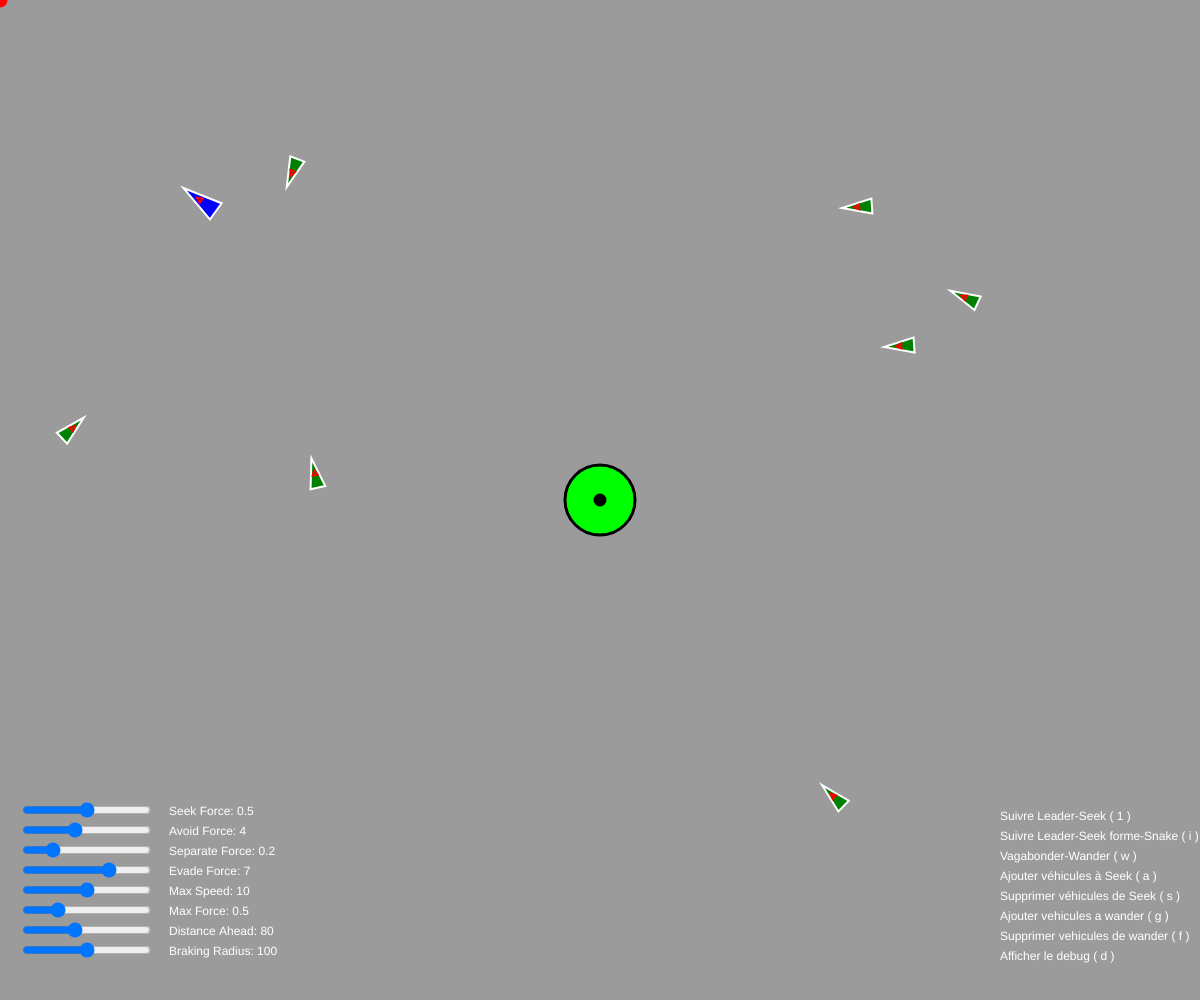
Frame 1 (no input)
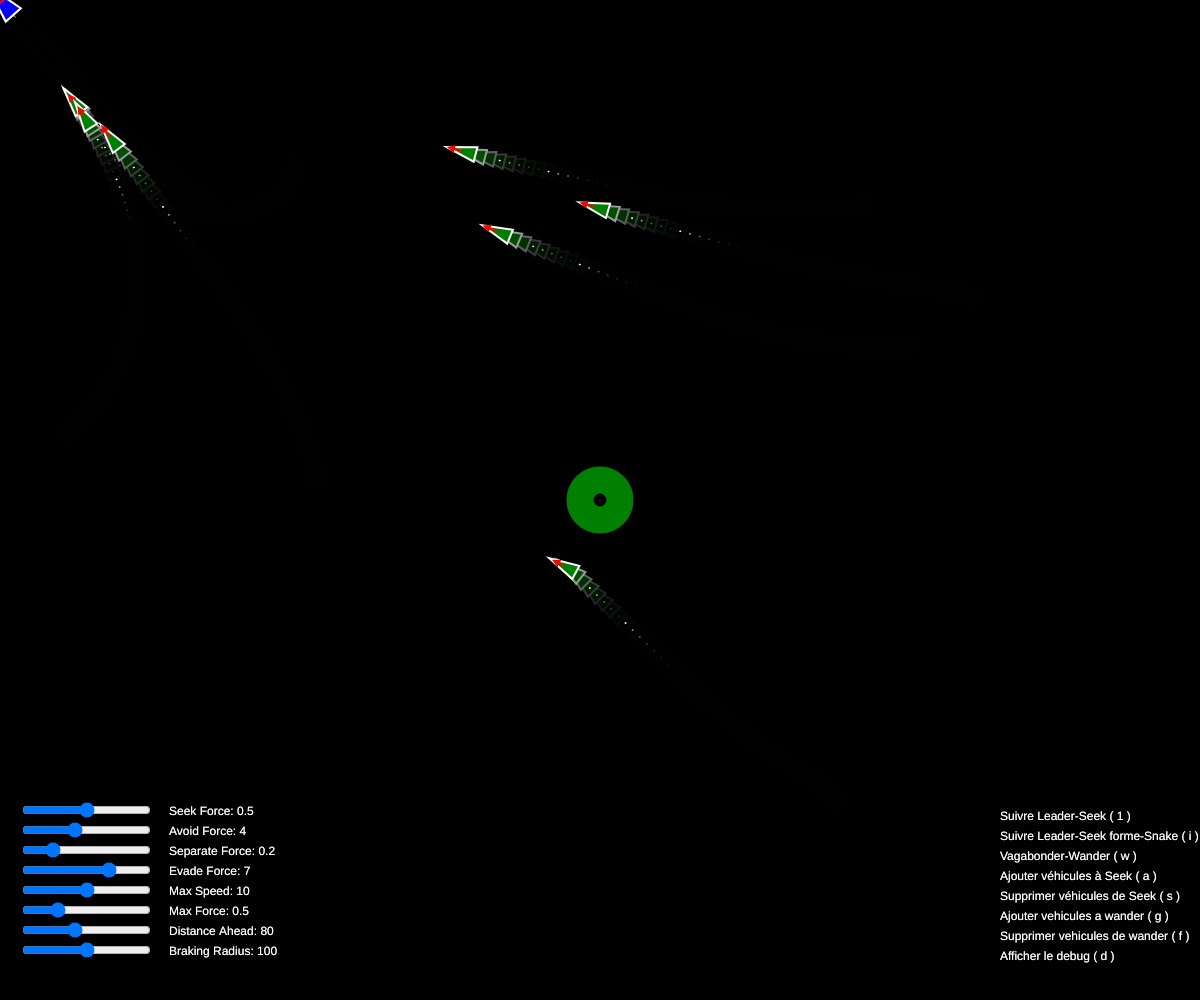
Frame 60 (no input)
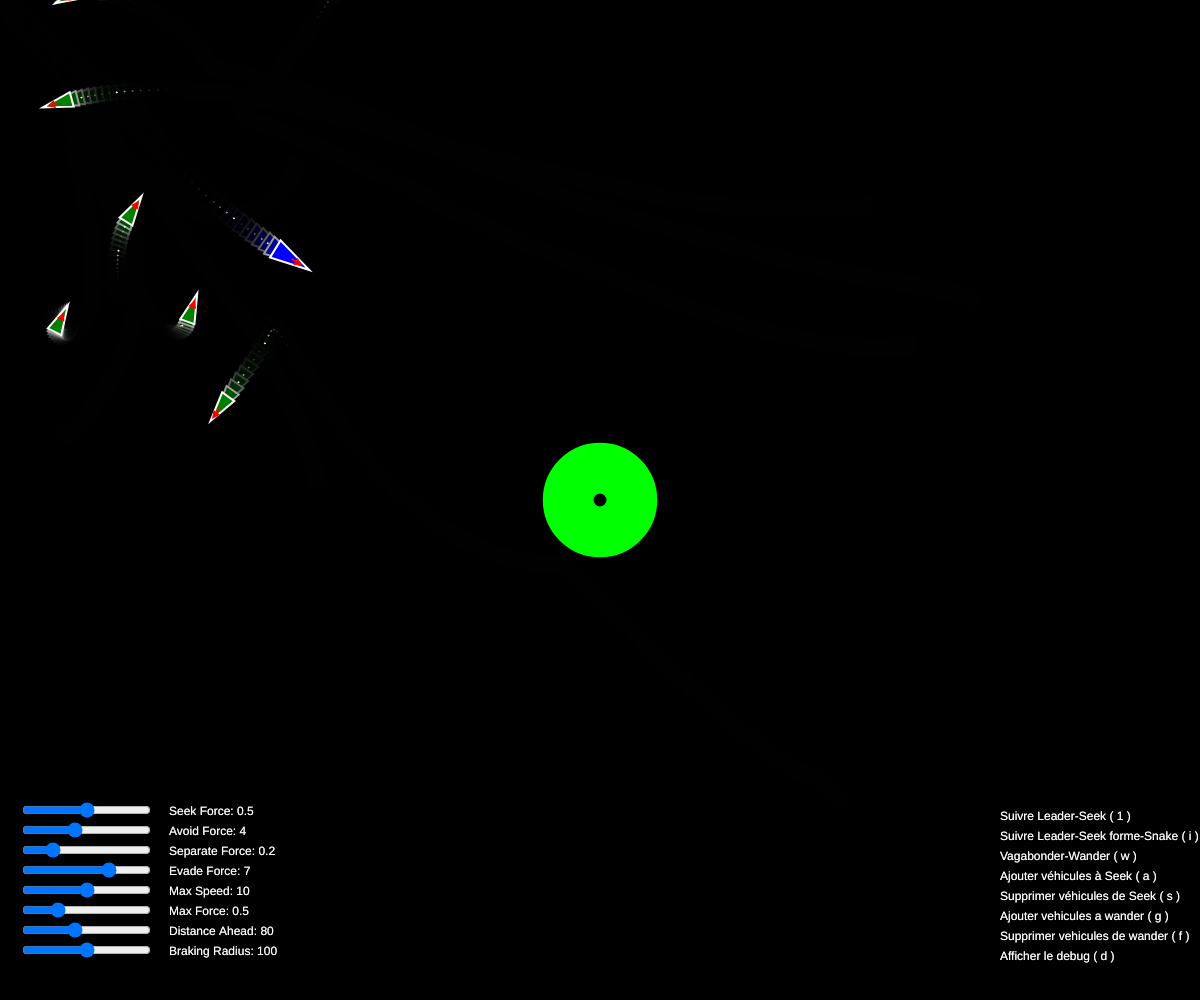
Frame 120 (the mouse pressed at the canvas centre since frame 60)

The p5.js sketch that drew these frames (run headless with seeded random() and noise() and a simulated clock; from frame 60 on, the mouse is pressed at the canvas centre):

// p5.js sketch
// ── sketch.js
let target;
let comportement = "suivreLeader";

//Initialiser les variables
let vehicules = [];
let obstacles = [];
let vehiculeChef;

//vehiculeWander: le vehicule qui vagabonde
let vehiculeWander = [];

//tester wander
let wander = false;

//Les sliders
let seekForceSlider, avoidForceSlider, separateForceSlider, evadeForceSlider;
let maxSpeedSlider, maxForceSlider, distanceAheadSlider, rayonZoneDeFreinageSlider;

function setup() {
    //Initialiser le canvas
    createCanvas(windowWidth, windowHeight);

    //Creer le vehicule chef
    vehiculeChef = new Vehicle(200, 200, "blue", 20);
    for (let i = 0; i < 7; i++) {
        let v = new Vehicle(random(width), random(height), "green");
        vehicules.push(v);
    }

    for (let i = 0; i < 7; i++) {
        let v = new Vehicle(random(width), random(height), "yellow");
        vehiculeWander.push(v);
    }

    obstacles.push(new Obstacle(width / 2, height / 2, 35));

    // Création des sliders
    seekSlider = createSlider(0, 1, 0.5, 0.01);
    seekSlider.position(20, windowHeight - 200);

    avoidSlider = createSlider(0, 10, 4, 0.1);
    avoidSlider.position(20, windowHeight - 180);

    separateSlider = createSlider(0, 1, 0.2, 0.01);
    separateSlider.position(20, windowHeight - 160);

    evadeSlider = createSlider(0, 10, 7, 0.1);
    evadeSlider.position(20, windowHeight - 140);

    maxSpeedSlider = createSlider(0, 20, 10, 0.1);
    maxSpeedSlider.position(20, windowHeight - 120);

    maxForceSlider = createSlider(0, 2, 0.5, 0.01);
    maxForceSlider.position(20, windowHeight - 100);

    distanceAheadSlider = createSlider(0, 200, 80, 1);
    distanceAheadSlider.position(20, windowHeight - 80);

    rayonZoneDeFreinageSlider = createSlider(0, 200, 100, 1);
    rayonZoneDeFreinageSlider.position(20, windowHeight - 60);
}

//Fonction draw qui dessine les vehicules et les obstacles
//Dessiner les formes
function draw() {
    background(0, 0, 0, 100);

    target = createVector(mouseX, mouseY);



    //la souris avec 15px de rayon
    fill(255, 0, 0);
    noStroke();
    circle(target.x, target.y, 15);

    //Obstacles
    obstacles.forEach(o => {
        o.show();
    })

    //Les sliders
    fill(255);
    //fill("black");
    noStroke();
    text(`Seek Force: ${seekSlider.value()}`, seekSlider.x * 2 + seekSlider.width, seekSlider.y + 15);
    text(`Avoid Force: ${avoidSlider.value()}`, avoidSlider.x * 2 + avoidSlider.width, avoidSlider.y + 15);
    text(`Separate Force: ${separateSlider.value()}`, separateSlider.x * 2 + separateSlider.width, separateSlider.y + 15);
    text(`Evade Force: ${evadeSlider.value()}`, evadeSlider.x * 2 + evadeSlider.width, evadeSlider.y + 15);
    text(`Max Speed: ${maxSpeedSlider.value()}`, maxSpeedSlider.x * 2 + maxSpeedSlider.width, maxSpeedSlider.y + 15);
    text(`Max Force: ${maxForceSlider.value()}`, maxForceSlider.x * 2 + maxForceSlider.width, maxForceSlider.y + 15);
    text(`Distance Ahead: ${distanceAheadSlider.value()}`, distanceAheadSlider.x * 2 + distanceAheadSlider.width, distanceAheadSlider.y + 15);
    text(`Braking Radius: ${rayonZoneDeFreinageSlider.value()}`, rayonZoneDeFreinageSlider.x * 2 + rayonZoneDeFreinageSlider.width, rayonZoneDeFreinageSlider.y + 15);

    //texte pour les commande utilisées
    // Positionnement du texte pour les différentes commandes en bas à droite de l'écran
    text("Suivre Leader-Seek ( 1 )", windowWidth - 200, windowHeight - 180);
    text("Suivre Leader-Seek forme-Snake ( i )", windowWidth - 200, windowHeight - 160);
    text("Vagabonder-Wander ( w )", windowWidth - 200, windowHeight - 140);
    text("Ajouter véhicules à Seek ( a )", windowWidth - 200, windowHeight - 120);
    text("Supprimer véhicules de Seek ( s )", windowWidth - 200, windowHeight - 100);
    text("Ajouter vehicules a wander ( g )", windowWidth - 200, windowHeight - 80);
    text("Supprimer vehicules de wander ( f )", windowWidth - 200, windowHeight-60);
    text("Afficher le debug ( d )", windowWidth - 200, windowHeight-40);


    //Comportements appliqués aux véhicules
    switch (comportement) {
        case "suivreLeader":
            vehiculeChef.applyBehaviors(target, obstacles, vehicules);
            vehiculeChef.arrive(target);
            let force = vehiculeChef.seek1(target, true);
            force.mult(vehiculeChef.seekForce);
            vehiculeChef.applyForce(force);

            vehiculeChef.update();
            vehiculeChef.show();
            vehiculeChef.edges();

            vehicules.forEach(v => {
                v.arrive(vehiculeChef.pointBehind());

                v.applyBehaviors(vehiculeChef.pointBehind(), obstacles, vehicules);

                v.applyEvade(vehiculeChef);

                v.update();
                v.show();
                v.edges();
            })

            if (wander) {
                wanderBehavior();
            }
            break;
        case "suivreLeader_Snake":
            vehiculeChef.applyBehaviors(target, obstacles, vehicules);
            vehiculeChef.arrive(target);
            vehiculeChef.update();
            vehiculeChef.show();
            vehiculeChef.edges();

            vehicules.forEach((v, index) => {
                if (index == 0) {
                    v.arrive(vehiculeChef.pointBehind());
                } else {
                    let vehiculePrecedent = vehicules[index - 1];
                    v.arrive(vehiculePrecedent.position, 40);
                }
                v.applyBehaviors(vehiculeChef.pointBehind(), obstacles, vehicules);

                v.applyEvade(vehiculeChef);

                v.update();
                v.show();
                v.edges();
            })
            if (wander) {
                wanderBehavior();
            }
            break;

        default:
            break;

    }


}

//Function pour Modifier les sliders
function updateSliders() {
    Vehicle.seekForce = seekSlider.value();
    Vehicle.avoidForce = avoidSlider.value();
    Vehicle.separateForce = separateSlider.value();
    Vehicle.evadeForce = evadeSlider.value();
    Vehicle.maxSpeed = maxSpeedSlider.value();
    Vehicle.maxForce = maxForceSlider.value();
    Vehicle.distanceAhead = distanceAheadSlider.value();
    Vehicle.rayonZoneDeFreinage = rayonZoneDeFreinageSlider.value();
}

//comportement wander
function wanderBehavior() {
    vehiculeWander.forEach(v => {
        v.show();
        v.update();
        v.wander();
        v.applyBehaviors(vehiculeChef, obstacles, vehicules);
        v.boundaries();
    });
}

//Click sur la souris pour ajouter des obstacles
function mousePressed() {
    // TODO : ajouter un obstacle de taille aléatoire à la position de la souris
    obstacles.push(new Obstacle(mouseX, mouseY, random(10, 70)));

}

//Commandes
function keyPressed() {
    switch (key) {
        case "1":
            comportement = "suivreLeader";
            break;
        case "i":
            comportement = "suivreLeader_Snake";
            break;
        case "w":
            wander = !wander;
            break;
        case "a":
            // TODO : ajouter 4 véhicules
            for (let i = 0; i < 4; i++) {
                vehicules.push(new Vehicle(random(width), random(height), "green"));
            }
            break;
        case "s":
            // TODO : Supprimer 4 véhicules
            for (let i = 0; i < 4; i++) {
                vehicules.pop();
            }
            break;
        case "g":
            // TODO : ajouter 4 véhicules
            for (let i = 0; i < 4; i++) {
                vehiculeWander.push(new Vehicle(random(width), random(height), "green"));
            }
            break;
        case "f":
            // TODO : Supprimer 4 véhicules
            for (let i = 0; i < 4; i++) {
                vehiculeWander.pop();
            }
            break;
        case "d":
            Vehicle.debug = !Vehicle.debug;
            break;
        default:
            break;
    }


}
// ── obstacle.js
class Obstacle {
    constructor(x, y, r) {
      this.position = createVector(x, y);
      this.r = r;
      this.color = color(0, 255, 0);
    }
  
    show() {
      push();
      fill(this.color);
      stroke(0)
      strokeWeight(3);
      ellipse(this.position.x, this.position.y, this.r * 2);
      fill(0);
      ellipse(this.position.x, this.position.y, 10);
      pop();
    }
  }
// ── vehicle.js

//Definir la classe Vehicle
class Vehicle {
    //Pour le debug
    static debug = false;
    //Constructeur
    constructor(x, y, color = "white", taille = 15) {
        //Position du véhicule
        this.position = createVector(x, y);
        //Vitesse du véhicule
        this.velocity = createVector(0, 0);
        //Acceleration du véhicule
        this.acceleration = createVector(0, 0);
        //Vitesse maximale
        this.maxSpeed = 10;
        //Force maximale
        this.maxForce = 0.5;
        //Couleur
        this.color = color;
        //Duree de vie
        this.lifespan = 5;


        this.r_pourDessin = taille;
        // rayon du véhicule pour l'évitement
        this.r = this.r_pourDessin * 3;

        // Pour évitement d'obstacle
        this.largeurZoneEvitementDevantVaisseau = this.r;
        this.rayonZoneDeFreinage = 100;
        //this.zoneEvitement = 200;
        this.distanceAhead = 80;

        // chemin derrière vaisseaux
        this.path = [];
        this.pathMaxLength = 10;

        //Les Forces de base
        this.seekForce = 0.5;
        this.avoidForce = 4;
        this.separateForce = 0.2;
        this.evadeForce = 7;

        //distance du bordering
        this.distanceBorder = 100;
    }

    //===================================================================================================
    //Point ahead et point behind 
    pointAhead() {
        let ahead = this.velocity.copy();
        ahead.normalize();
        ahead.mult(this.distanceAhead);
        let pointAuBoutDeAhead = p5.Vector.add(this.position, ahead);
        //Pour le debug, afficher le cercle autour du point ahead
        if (Vehicle.debug) {
            stroke(255);
            noFill();
            circle(pointAuBoutDeAhead.x, pointAuBoutDeAhead.y, this.largeurZoneEvitementDevantVaisseau * 3);
        }
        return pointAuBoutDeAhead;
    }
    pointBehind() {
        let behind = this.velocity.copy();
        behind.normalize();
        behind.mult(-this.distanceAhead);
        let pointDerriere = p5.Vector.add(this.position, behind);
        if (Vehicle.debug) {
            stroke(255);
            fill("pink"); // Utilisation de la couleur rose
            circle(pointDerriere.x, pointDerriere.y, 10);
        }
        return pointDerriere;
    }

    //===================================================================================================
    //Methode applyBehaviors qui applique les comportements seek, avoid et separate
    applyBehaviors(target, obstacles, vehicles) {
        // Application du comportement seek
        //let seekForce = this.seek(target, true); // Le true indique l'arrêt à l'arrivée
        let avoidForce = this.avoid(obstacles);
        let separateForce = this.separate(vehicles);

        // Multiplication de la force par un coefficient
        //seekForce.mult(this.seekForce); // Utilisation du coefficient pour le comportement seek
        avoidForce.mult(this.avoidForce);
        separateForce.mult(this.separateForce);

        // Application de la force
        //this.applyForce(seekForce); // Applique le comportement seek
        this.applyForce(avoidForce);
        this.applyForce(separateForce);
    }

    //Methode applyForce qui applique une force
    applyForce(force) {
        this.acceleration.add(force);
    }

    //Methode avoid qui permet d'éviter les obstacles
    avoid(obstacles) {
        // calcul d'un vecteur ahead devant le véhicule
        // il regarde par exemple 50 frames devant lui
        let ahead = this.velocity.copy();
        ahead.mult(this.distanceAhead);
        // on l'ajoute à la position du véhicule
        let pointAuBoutDeAhead = p5.Vector.add(this.position, ahead);

        // Calcule de ahead2, deux fois plus petit que le premier
        let ahead2 = ahead.copy();
        ahead2.mult(0.5);
        let pointAuBoutDeAhead2 = p5.Vector.add(this.position, ahead2);
        if (Vehicle.debug) {
            this.drawVector(this.position, ahead2, color("lightblue"));
            fill("orange");
            noStroke();
            circle(pointAuBoutDeAhead2.x, pointAuBoutDeAhead2.y, this.r / 3);
        }
        // Detection de l'obstacle le plus proche
        let obstacleLePlusProche = this.getObstacleLePlusProche(obstacles);

        // Si pas d'obstacle, on renvoie un vecteur nul
        if (obstacleLePlusProche == undefined) {
            return createVector(0, 0);
        }

        // On calcule la distance entre le centre du cercle de l'obstacle 
        // et le bout du vecteur ahead
        let distance = obstacleLePlusProche.position.dist(pointAuBoutDeAhead);
        // et pour ahead2
        let distance2 = obstacleLePlusProche.position.dist(pointAuBoutDeAhead2);
        // et pour la position du vaiseau
        let distance3 = obstacleLePlusProche.position.dist(this.position);

        let plusPetiteDistance = min(distance, distance2);
        plusPetiteDistance = min(plusPetiteDistance, distance3);

        let pointLePlusProcheDeObstacle = undefined;
        let alerteRougeVaisseauDansObstacle = false;

        if (distance == plusPetiteDistance) {
            pointLePlusProcheDeObstacle = pointAuBoutDeAhead;
        } else if (distance2 == plusPetiteDistance) {
            pointLePlusProcheDeObstacle = pointAuBoutDeAhead2;
        } else if (distance3 == plusPetiteDistance) {
            pointLePlusProcheDeObstacle = this.position;
            // si le vaisseau est dans l'obstacle, alors alerte rouge !
            if (distance3 < obstacleLePlusProche.r) {
                alerteRougeVaisseauDansObstacle = true;
                obstacleLePlusProche.color = color("red");
            } else {
                obstacleLePlusProche.color = "green";
            }
        }

        // si la distance est < rayon de l'obstacle
        // il y a collision possible et on dessine l'obstacle en rouge

        if (plusPetiteDistance < obstacleLePlusProche.r + this.largeurZoneEvitementDevantVaisseau) {
            // collision possible

            // calcul de la force d'évitement. C'est un vecteur qui va
            // du centre de l'obstacle vers le point au bout du vecteur ahead
            let force = p5.Vector.sub(pointLePlusProcheDeObstacle, obstacleLePlusProche.position);

            // on le dessine en jaune pour vérifier qu'il est ok (dans le bon sens etc)
            if (Vehicle.debug)
                this.drawVector(obstacleLePlusProche.position, force, "yellow");

            // Dessous c'est l'ETAPE 2 : le pilotage (comment on se dirige vers la cible)
            // on limite ce vecteur à la longueur maxSpeed
            // force est la vitesse désirée
            force.setMag(this.maxSpeed);
            // on calcule la force à appliquer pour atteindre la cible avec la formule
            // que vous commencez à connaitre : force = vitesse désirée - vitesse courante
            force.sub(this.velocity);
            // on limite cette force à la longueur maxForce
            force.limit(this.maxForce);

            if (alerteRougeVaisseauDansObstacle) {
                return force.setMag(this.maxForce * 2);
            } else {
                return force;
            }

        } else {
            // pas de collision possible
            return createVector(0, 0);
        }
    }
    //Methode getObstacleLePlusProche qui retourne l'obstacle le plus proche
    getObstacleLePlusProche(obstacles) {
        let plusPetiteDistance = 100000000;
        let obstacleLePlusProche = undefined;

        obstacles.forEach(o => {
            // Je calcule la distance entre le vaisseau et l'obstacle
            const distance = this.position.dist(o.position);

            if (distance < plusPetiteDistance) {
                plusPetiteDistance = distance;
                obstacleLePlusProche = o;
            }
        });

        return obstacleLePlusProche;
    }

    //Methode Separate qui permet d'éviter les collisions entre véhicules
    separate(vehicles) {
        let desiredSeparation = this.r * 2;
        let steer = createVector(0, 0, 0);
        let count = 0;
        // On examine les autres véhicules pour voir s'ils sont trop près
        for (let i = 0; i < vehicles.length; i++) {
            let other = vehicles[i];
            let d = p5.Vector.dist(this.position, other.position);
            // Si la distance est supérieure à 0 et inférieure à une valeur arbitraire (0 quand on est soi-même)
            if (d > 0 && d < desiredSeparation) {
                // Calculate vector pointing away from neighbor
                let diff = p5.Vector.sub(this.position, other.position);
                diff.normalize();
                diff.div(d); // poids en fonction de la distance. Plus le voisin est proche, plus le poids est grand
                steer.add(diff);
                count++; // On compte le nombre de voisins
            }
        }
        // On moyenne le vecteur steer en fonction du nombre de voisins
        if (count > 0) {
            steer.div(count);
        }

        // si la force de répulsion est supérieure à 0
        if (steer.mag() > 0) {
            // On implemente : Steering = Desired - Velocity
            steer.normalize();
            steer.mult(this.maxSpeed);
            steer.sub(this.velocity);
            steer.limit(this.maxForce);
        }
        return steer;
    }

    //Methode seek qui permet de se diriger vers la cible
    seek(target, arrival = false, distanceVisee = 0) {
        let force = p5.Vector.sub(target, this.position);
        let desiredSpeed = this.maxSpeed;

        if (arrival) {
            // Calcul de la distance entre la cible et le véhicule
            let distance = p5.Vector.dist(this.position, target);

            // Si la distance est inférieure au rayon de freinage, ajuster la vitesse
            if (distance < this.rayonZoneDeFreinage) {
                desiredSpeed = map(distance, distanceVisee, this.rayonZoneDeFreinage + distanceVisee, 0, this.maxSpeed);

                // Si le véhicule est arrivé à destination, annuler uniquement la vitesse linéaire
                if (distance < 5) {
                    this.velocity.mult(0);
                    return createVector(0, 0);
                }
            }
        }
        force.setMag(desiredSpeed);
        force.sub(this.velocity);
        force.limit(this.maxForce);
        return force;
    }

    //Methode arrive qui permet de ralentir le véhicule quand il est proche de la cible
    arrive(target, distanceVisee = 0) {
        let force = this.seek(target, true, distanceVisee);
        //modifie la force pour ralentir le véhicule quand il est proche de la cible
        force.mult(this.seekForce);
        //applique la force
        this.applyForce(force);
        //return this.seek(target, true, distanceVisee);
    }
    //Methode evade qui permet au vehicule de fuir la zone de 100px de rayon autour du point head(pointAhead) du leader
    evade(target) {
        // 1 - Obtenir le point ahead du leader
        let ahead = target.pointAhead();

        // 2 - Calculer le rayon de la zone d'évitement autour du point ahead

        // 3 - Détecter si le véhicule est entré dans la zone d'évitement
        let distanceToAhead = p5.Vector.dist(this.position, ahead);
        if (distanceToAhead < this.largeurZoneEvitementDevantVaisseau * 2) {
            // 4 - Si le véhicule est dans la zone d'évitement, calculer la force d'évitement

            // Calcul de la force d'évitement pour fuir le point ahead du leader
            let force = p5.Vector.sub(this.position, ahead);
            force.setMag(this.maxSpeed);
            force.sub(this.velocity);
            force.limit(this.maxForce);

            // 5 - Retourner la force d'évitement
            return force;
        }
        // 6 - Si le véhicule n'est pas dans la zone d'évitement, retourner un vecteur nul
        return createVector(0, 0);

        // 7 - Appliquer la force d'évitement au véhicule dans la méthode applyBehaviors
    }
    applyEvade(target) {
        let evadeForce = this.evade(target);
        evadeForce.mult(this.evadeForce);
        this.applyForce(evadeForce);
    }



    // inverse de seek !
    flee(target) {
        return this.seek(target).mult(-1);
    }

    //Methode update qui met à jour la position, la vitesse et l'accélération du véhicule
    update() {
        //On met à jour la vitesse
        this.velocity.add(this.acceleration);
        //On limite la vitesse
        this.velocity.limit(this.maxSpeed);
        //On met à jour la position
        this.position.add(this.velocity);
        //On remet l'accélération à zéro
        this.acceleration.mult(0);
        //On met à jour le chemin
        this.path.push(this.position.copy());
        //On limite la taille du chemin
        if (this.path.length > this.pathMaxLength) {
            this.path.shift();
        }
    }


    //Methode show qui affiche le véhicule, le chemin et les vecteurs
    show() {
        //Dessin du chemin
        this.showPath();
        //Dessin du véhicule
        this.showVehicle();
    }
    showPath() {
        push();
        stroke(255);
        noFill();
        strokeWeight(1);
        fill(this.color);
        // dessin du chemin
        this.path.forEach((p, index) => {
            if (!(index % 5)) {
                circle(p.x, p.y, 1);
            }
        });
        pop();
    }
    showVehicle() {
        stroke(255);
        strokeWeight(2);
        fill(this.color);
        push();
        translate(this.position.x, this.position.y);
        rotate(this.velocity.heading());
        triangle(-this.r_pourDessin, -this.r_pourDessin / 2, -this.r_pourDessin, this.r_pourDessin / 2, this.r_pourDessin, 0);
        pop();
        this.drawVector(this.position, this.velocity, color(255, 0, 0));

        // Cercle pour évitement entre vehicules et obstacles
        if (Vehicle.debug) {
            stroke(this.color);
            noFill();
            circle(this.position.x, this.position.y, this.r);

            // Dessiner le point "ahead" en forme de cercle avec un rayon de 30px
            fill("lightgreen");
            noStroke();
            //circle(this.pointAhead.x, this.pointAhead.y, 30);

        }
    }
    drawVector(position, v, color) {
        push();
        stroke(color);
        strokeWeight(2);
        line(position.x, position.y, position.x + v.x, position.y + v.y);
        let arrowSize = 5;
        translate(position.x + v.x, position.y + v.y);
        rotate(v.heading());
        translate(-arrowSize / 2, 0);
        triangle(0, arrowSize / 2, 0, -arrowSize / 2, arrowSize, 0);
        pop();
    }
    //Function edges qui permet de faire réapparaitre le véhicule de l'autre côté de l'écran
    edges() {
        if (this.position.x > width + this.r) {
            this.position.x = -this.r;
        } else if (this.position.x < -this.r) {
            this.position.x = width + this.r;
        }
        if (this.position.y > height + this.r) {
            this.position.y = -this.r;
        } else if (this.position.y < -this.r) {
            this.position.y = height + this.r;
        }
    }


    //Comporetement wander
    wander() {
        // point devant le véhicule
        let wanderPoint = this.velocity.copy();
        wanderPoint.setMag(this.distanceCercleWander);
        wanderPoint.add(this.position);

        if (Vehicle.debug) {
            // on le dessine sous la forme d'une petit cercle rouge
            fill(255, 0, 0);
            noStroke();
            circle(wanderPoint.x, wanderPoint.y, 8);

            // Cercle autour du point
            noFill();
            stroke(255);
            circle(wanderPoint.x, wanderPoint.y, this.wanderRadius * 2);

            // on dessine une lige qui relie le vaisseau à ce point
            // c'est la ligne blanche en face du vaisseau
            line(this.position.x, this.position.y, wanderPoint.x, wanderPoint.y);
        }
        // On va s'occuper de calculer le point vert SUR LE CERCLE
        // il fait un angle wanderTheta avec le centre du cercle
        // l'angle final par rapport à l'axe des X c'est l'angle du vaisseau
        // + cet angle
        let theta = this.wanderTheta + this.velocity.heading();

        let x = this.wanderRadius * cos(theta);
        let y = this.wanderRadius * sin(theta);

        // maintenant wanderPoint c'est un point sur le cercle
        wanderPoint.add(x, y);

        if (Vehicle.debug) {
            // on le dessine sous la forme d'un cercle vert
            fill("green");
            noStroke();
            circle(wanderPoint.x, wanderPoint.y, 20);

            // on dessine le vecteur desiredSpeed qui va du vaisseau au point vert
            stroke("yellow");
            line(this.position.x, this.position.y, wanderPoint.x, wanderPoint.y);
        }
        // On a donc la vitesse désirée que l'on cherche qui est le vecteur
        // allant du vaisseau au cercle vert. On le calcule :
        // ci-dessous, steer c'est la desiredSpeed directement !
        let desiredSpeed = wanderPoint.sub(this.position);

        // Ce que dit Craig Reynolds, c'est que uniquement pour ce
        // comportement, la force à appliquer au véhicule est
        // desiredSpeed et pas desiredSpeed - vitesse actuelle !
        let force = desiredSpeed;

        force.setMag(this.forceMax);
        this.applyForce(force);

        // On déplace le point vert sur le cerlcle (en radians)
        this.wanderTheta += random(-this.displaceRange, this.displaceRange);
    }

    //Comporetement boundaries
    // Exerce une force renvoyant vers le centre du canvas si le véhicule s'approche
    // des bords du canvas
    boundaries() {

        let desired = null;

        if (this.position.x < this.distanceBorder) {
            desired = createVector(this.maxSpeed, this.velocity.y);
        } else if (this.position.x > width - this.distanceBorder) {
            desired = createVector(-this.maxSpeed, this.velocity.y);
        }

        if (this.position.y < this.distanceBorder) {
            desired = createVector(this.velocity.x, this.maxSpeed);
        } else if (this.position.y > height - this.distanceBorder) {
            desired = createVector(this.velocity.x, -this.maxSpeed);
        }

        if (desired !== null) {
            desired.normalize();
            desired.mult(this.maxSpeed);
            const steer = p5.Vector.sub(desired, this.velocity);
            steer.limit(this.maxForce);
            this.applyForce(steer);
        }
    }

    //Comporetement follow Leader
    seek1(target, arrival = false, distanceVisee = 50) {
        let force = p5.Vector.sub(target, this.position);
        let distance = force.mag();
        let desiredSpeed = this.maxSpeed;

        if (arrival) {
            // Dessiner le cercle de rayon 50 autour du véhicule
            if (Vehicle.debug) {
                stroke("white");
                noFill();
                circle(this.position.x, this.position.y, this.rayonZoneDeFreinage);
            }

            // Ajuster la vitesse en fonction de la distance
            if (distance < distanceVisee) {
                desiredSpeed = map(distance, 0, distanceVisee, 0.1, this.maxSpeed);
            }
        }

        force.setMag(desiredSpeed);
        force.sub(this.vel);
        force.limit(this.maxForce);
        return force;
    }







}
